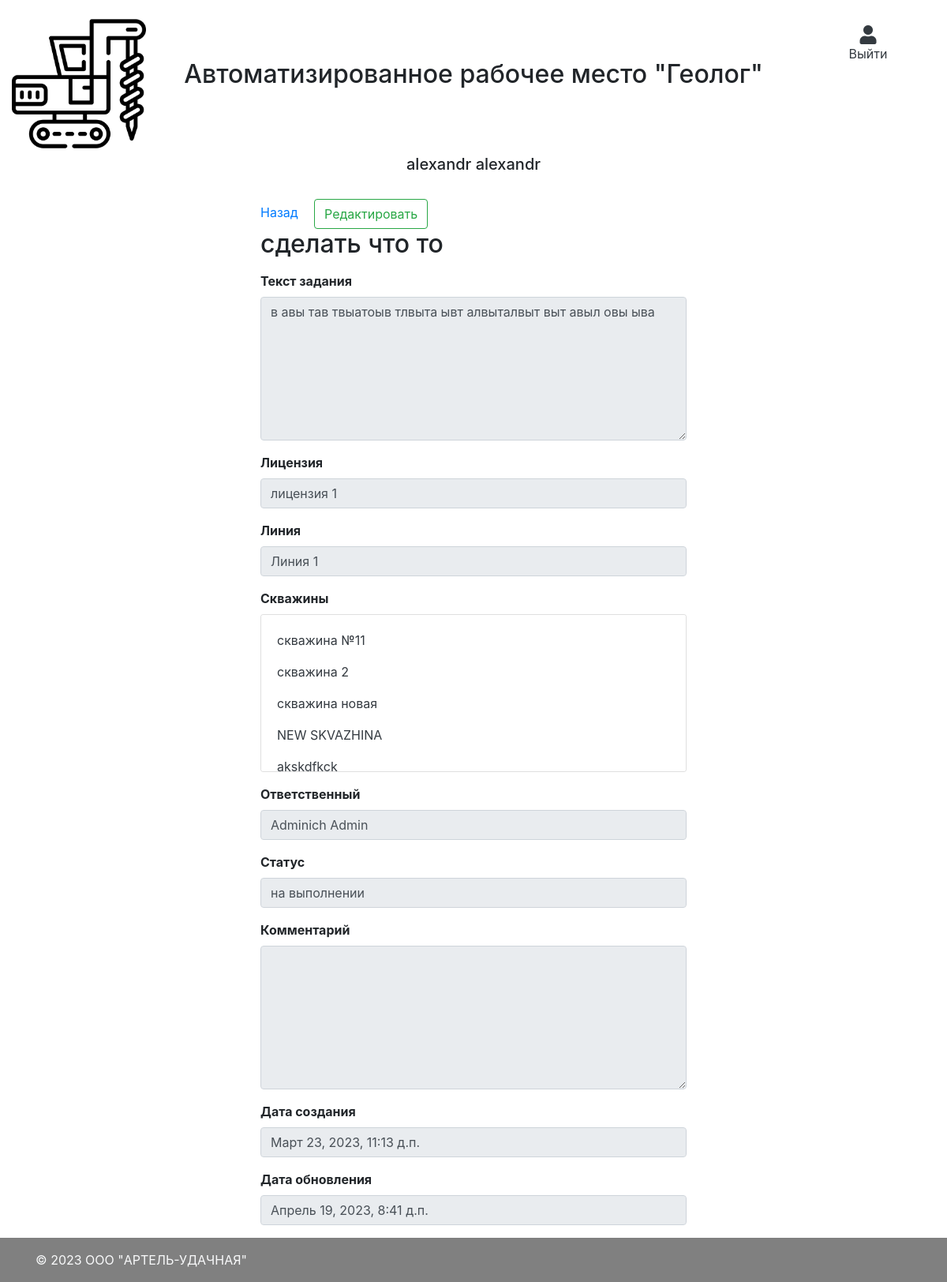
The page /tasks/1 (signed in) on the database its author committed.
### main/models.py (models this page shows, shortened)
class CustomUser(AbstractBaseUser, PermissionsMixin):
    username = models.CharField("Логин пользователя", max_length=50, unique=True)
    first_name = models.CharField("Имя", max_length=50)
    last_name = models.CharField("Фамилия", max_length=50)
    patronymic = models.CharField("Отчество", max_length=50, default="нет")
    team = models.ForeignKey(Team, verbose_name="Номер бригады", on_delete=models.CASCADE, null=True)
    phone_number = models.CharField("Номер телефона", max_length=50, default="Не указано")
    email = models.EmailField(verbose_name="Email", max_length=255, unique=True, blank=True, null=True)
    role = models.ForeignKey(Role, on_delete=models.CASCADE, verbose_name="Должность")
    is_superuser = models.BooleanField(default=False)
    is_active = models.BooleanField(default=True)
    is_admin = models.BooleanField(default=False)
    objects = CustomUserManager()
    created_at = models.DateTimeField("Дата создания", auto_now_add=True)
    updated_at = models.DateTimeField("Дата обновления", auto_now=True)
    USERNAME_FIELD = 'username'
    REQUIRED_FIELDS = ['password']
    def __str__(self):
        return self.last_name + " " + self.first_name
    class Meta:
        verbose_name = "Пользователь"
        verbose_name_plural = "Пользователи"

class Task(models.Model):
    short_name = models.CharField("Брифинг", max_length=255)
    description = models.TextField("Текст задания")
    license = models.ForeignKey(License, on_delete=models.CASCADE, verbose_name="Лицензия")
    line = models.ForeignKey(Line, on_delete=models.CASCADE, verbose_name="Линия")
    wells = models.ManyToManyField(Well, through='WellTask', through_fields=('task', 'well'), verbose_name="Скважины")
    responsible = models.ForeignKey(CustomUser, on_delete=models.CASCADE, verbose_name="Ответственный")
    status = models.ForeignKey(TaskStatus, on_delete=models.CASCADE, verbose_name="Статус")
    comment = models.TextField("Комментарий", null=True, blank=True)
    created_at = models.DateTimeField("Дата создания", auto_now_add=True)
    updated_at = models.DateTimeField("Дата обновления", auto_now=True)
    class Meta:
        verbose_name = "Задание"
        verbose_name_plural = "Задания"

class License(models.Model):
    short_name = models.CharField("Наименование", max_length=255)
    name = models.TextField("Полное наименование")
    geologist = models.ForeignKey(CustomUser, related_name='geologist_id', on_delete=models.SET_NULL, verbose_name="Геолог", null=True)
    status = models.ForeignKey(LicenseStatus, on_delete=models.CASCADE, verbose_name="Статус")
    used_enginery = models.TextField("Используемая техника", null=True, default="Не назначено")
    watercourses = models.ManyToManyField(WaterCourse, through='LicenseWaterCourse', through_fields=('license', 'watercourse'), verbose_name="Водотоки", blank=True)
    lines = models.ManyToManyField(Line, through='LineLicenseWaterCourse', through_fields=('license', 'line'), verbose_name="Водотоки", blank=True)
    comment = models.TextField("Комментарий", null=True, blank=True)
    created_at = models.DateTimeField("Дата создания", auto_now_add=True)
    updated_at = models.DateTimeField("Дата обновления", auto_now=True)
    def __str__(self):
        return self.short_name
    class Meta:
        verbose_name = "Лицензия"
        verbose_name_plural = "Лицензии"

class Line(models.Model):
    name = models.CharField("Наименование", max_length=50)
    watercourse = models.ForeignKey(WaterCourse, on_delete=models.CASCADE, verbose_name="Водоток", null=True)
    def __str__(self):
        return self.name
    class Meta:
        verbose_name = "Линия"
        verbose_name_plural = "Линии"

class WellTask(models.Model):
    task = models.ForeignKey(Task, verbose_name="Задание", on_delete=models.CASCADE)
    well = models.ForeignKey(Well, verbose_name="Скважина", on_delete=models.CASCADE)

class Well(models.Model):
    name = models.CharField("Наименование", max_length=255, unique=True)
    description = models.TextField("Описание", null=True, blank=True)
    comment = models.TextField("Комментарий", null=True, blank=True)
    x = models.FloatField("x", null=True, blank=True)
    y = models.FloatField("y", null=True, blank=True)
    z = models.FloatField("z", null=True, blank=True)
    line = models.ForeignKey(Line, verbose_name="Линия", on_delete=models.CASCADE, null=True)
    pillar_photo = models.ImageField("Фото штаги", upload_to='images/', null=True)
    created_at = models.DateTimeField("Дата создания", auto_now_add=True)
    updated_at = models.DateTimeField("Дата обновления", auto_now=True)
    class Meta:
        verbose_name = "Скважина"
        verbose_name_plural = "Скважины"
        unique_together = ('name', 'line',)

class TaskStatus(models.Model):
    name = models.CharField("Наименование", max_length=50)
    def __str__(self):
        return self.name
    class Meta:
        verbose_name = "Статус задания"
        verbose_name_plural = "Статусы заданий"

### main/views.py (the view)
# urls.py: path('tasks/<int:pk>', views.TaskDetailView.as_view(), name='tasks_detail'),
class TaskDetailView(LoginRequiredMixin, DetailView):
    template_name = "main/tasks/index.html"
    model = models.Task
    queryset = models.Task.objects.all()
    def get_context_data(self, **kwargs):
        context = super().get_context_data(**kwargs)
        context['wells'] = models.WellTask.objects.filter(task=self.get_object()).all()
        return context

### templates/main/tasks/index.html
{% extends "layout.html" %}
{% block content %}
    <div class="col-12">
        <div class="row justify-content-center">
            <div class="col-md-6">
                <div class="form-group">
                    <a href="/main_menu?target=tasks">Назад</a>
                    <a href="/tasks/edit/{{ object.id }}" class="ml-3 btn btn-outline-success">Редактировать</a>
                    <h2>{{ object.short_name }}</h2>
                </div>
                <div class="form-group">
                    <label for="description" class="font-weight-bold">Текст задания</label>
                    <textarea type="text" class="form-control" readonly id="description" rows="7">{{ object.description }}</textarea>
                </div>
                <div class="form-group">
                    <label for="license" class="font-weight-bold">Лицензия</label>
                    <input type="text" class="form-control" readonly id="license" value="{{ object.license }}">
                </div>
                <div class="form-group">
                    <label for="line" class="font-weight-bold">Линия</label>
                    <input type="text" class="form-control" readonly id="line" value="{{ object.line }}">
                </div>
                <div class="form-group">
                    <label for="well" class="font-weight-bold">Скважины</label>
                    <div id="wells" class="card card-body" style="overflow-y: scroll; height:200px;">
                        {% for well in wells %}
                            <p><a href="/wells/{{well.well.id}}" class="text-dark">{{ well.well.name }}</a></p>
                        {% endfor %}
                    </div>
                </div>
                <div class="form-group">
                    <label for="responsible" class="font-weight-bold">Ответственный</label>
                    <input type="text" class="form-control" readonly id="responsible" value="{{ object.responsible }}">
                </div>
                <div class="form-group">
                    <label for="status" class="font-weight-bold">Статус</label>
                    <input type="text" class="form-control" readonly id="status" value="{{ object.status }}">
                </div>
                <div class="form-group">
                    <label for="comment" class="font-weight-bold">Комментарий</label>
                    <textarea type="text" class="form-control" readonly id="comment" rows="7">{{ object.comment }}</textarea>
                </div>
                <div class="form-group">
                    <label for="created_at" class="font-weight-bold">Дата создания</label>
                    <input type="text" class="form-control" readonly id="created_at" value="{{ object.created_at }}">
                </div>
                <div class="form-group">
                    <label for="updated_at" class="font-weight-bold">Дата обновления</label>
                    <input type="text" class="form-control" readonly id="updated_at" value="{{ object.updated_at }}">
                </div>
            </div>
        </div>
    </div>
{% endblock %}

### templates/layout.html (shortened to what this page needs)
<html lang="en">
    <head>
        <link rel="stylesheet" href="https://maxcdn.bootstrapcdn.com/bootstrap/4.0.0/css/bootstrap.min.css">
        <link rel="stylesheet" href="https://cdnjs.cloudflare.com/ajax/libs/font-awesome/5.15.4/css/all.min.css" />
        <link rel="stylesheet" href="/static/css/main.scss" />
    </head>
    <body class="d-flex flex-column min-vh-100">
      <div class="container-fluid navbar-light bg-navbar-main">
        <div class="row">
            <div class="col-12 col-lg-2 text-center mt-3">
              <a href="/"><img class="img-fluid navbar-brand" src="/static/images/navbar_brand.png"></a>
            </div>
            <div class="col-12 col-lg-8 justify-content-center d-flex align-items-center">
              <h2>Автоматизированное рабочее место "Геолог"</h2>
            </div>
            <div class="col-12 col-lg-2 text-center mt-3">
              <ul class="d-none d-lg-block navbar-nav mr-auto mt-2 ml-3 ml-md-0 mt-lg-0 justify-content-center">
                {% if request.user.is_authenticated %}
                  <li class="nav-item dropdown">
                    <a class="nav-link d-flex flex-column text-dark mt-2" href="/logout">
                      <i class="fa fa-user" aria-hidden="true" style="font-size: 24px;"></i> Выйти
                    </a>
                  </li>
                {% else %}
                  {% comment %} <li class="nav-item m-lg-0">
                    <i class="fa fa-user" aria-hidden="true" style="font-size: 24px;">Войти</i>
                  </li> {% endcomment %}
                {% endif %}
              </ul>
            </div>
            <div class="col-12 col-lg-12 justify-content-center d-flex align-items-center">
              <h5 class="text-center">
                {% if request.user.is_authenticated %}
                  {{ request.user.first_name }} {{ request.user.last_name }}
                {% else %}
                  {% comment %} <li class="nav-item m-lg-0">
                    <i class="fa fa-user" aria-hidden="true" style="font-size: 24px;">Войти</i>
                  </li> {% endcomment %}
                {% endif %}
              </h5>
            </div>
        </div>
      </div>
      <div class="container mt-4">
          <div class="row">
              {% block content %}{% endblock %}
          </div>
      </div>
      <footer class="mt-auto py-3" style="background-color: #808080">
        <div class="container">
          <span class="text-light">© 2023 OOO "АРТЕЛЬ-УДАЧНАЯ"</span>
        </div>
      </footer>
    </body>
</html>

### rows shown on the page
CustomUser: user.first_name "alexandr", user.last_name "alexandr"
Task: short_name "сделать что то", description "в авы тав твыатоыв тлвыта ывт алвыталвыт выт авыл овы ыва", license "лицензия 1", line "Линия 1", responsible "Adminich Admin", status "на выполнении", created_at "Март 23, 2023, 11:13 д.п.", updated_at "Апрель 19, 2023, 8:41 д.п."
WellTask: well.name "скважина №11"
WellTask: well.name "скважина 2"
WellTask: well.name "скважина новая"
WellTask: well.name "NEW SKVAZHINA"
WellTask: well.name "akskdfkck"
